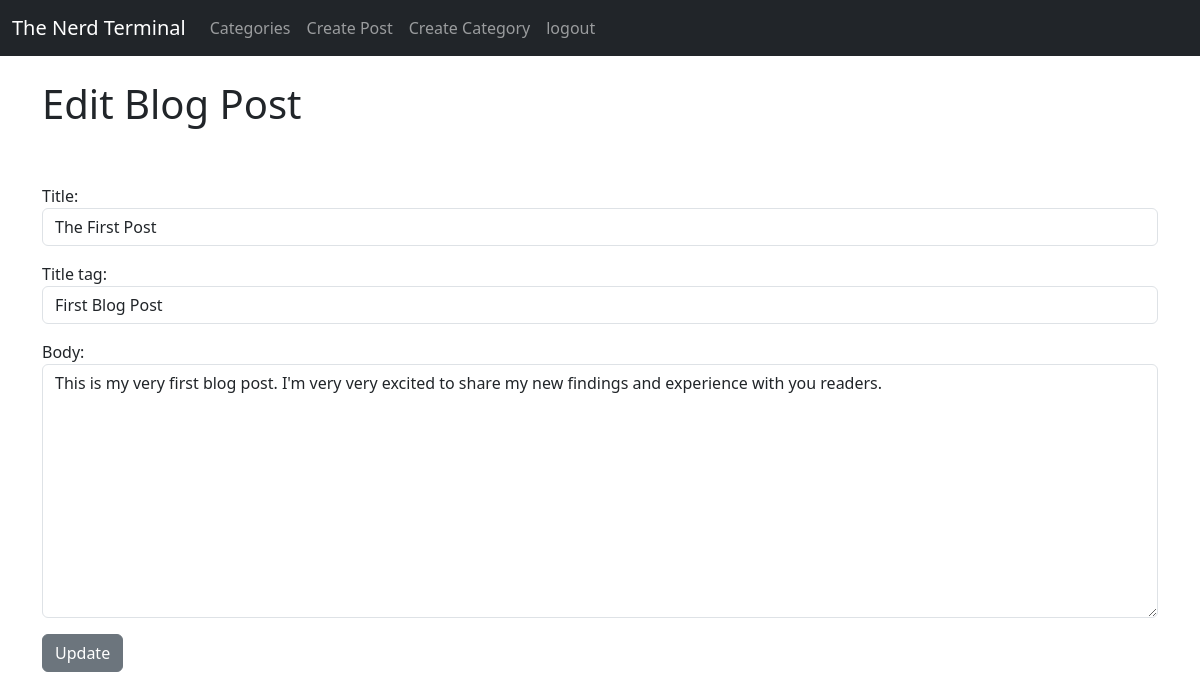
/article/edit/1 (signed in), run on an earlier commit of the app's database.
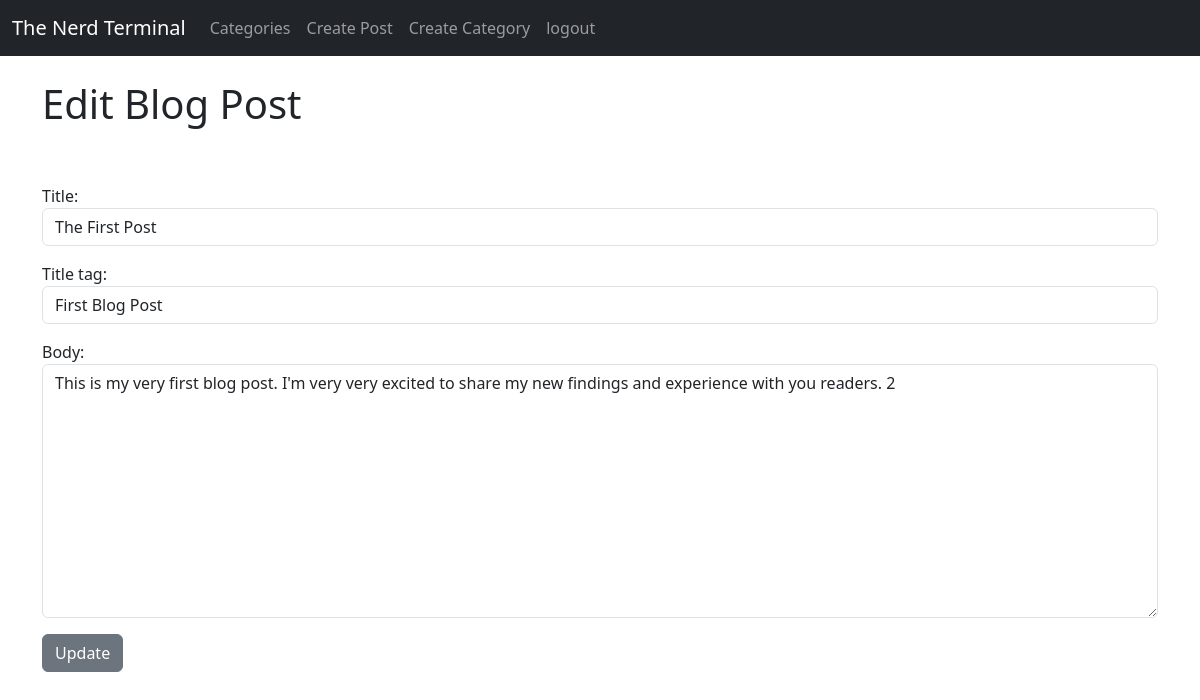
And on a later commit of the database.
### myblog/models.py (models this page shows, shortened)
class Post(models.Model):
    title = models.CharField(max_length=255)
    title_tag = models.CharField(max_length=255)
    author = models.ForeignKey(User, on_delete=models.CASCADE)
    body = models.TextField()
    post_date = models.DateField(auto_now_add=True)
    category = models.CharField(max_length=100, default='coding')
    likes = models.ManyToManyField(User, related_name='blog_post')

### myblog/views.py (the view)
# urls.py: path('article/edit/<int:pk>', EditPostView.as_view(), name="edit-post"),
class EditPostView(UpdateView):
    model = Post
    template_name = 'edit_post.html'
    form_class = EditForm

### myblog/forms.py
class EditForm(forms.ModelForm):
    class Meta:
        model = Post
        fields = ('title', 'title_tag', 'body')
        widgets = {
            'title': forms.TextInput(attrs={'class': 'form-control'}),
            'title_tag': forms.TextInput(attrs={'class': 'form-control'}),
            'body': forms.Textarea(attrs={'class': 'form-control'}),
        }

### myblog/templates/edit_post.html (shortened to what this page needs)
{% extends 'base.html' %}
{% block content %}
    {% if user.is_authenticated %}
        {% if user.id == post.author.id%}
            <h1>Edit Blog Post</h1>
            <br><br>
            <div class="form-group">
                <form method="POST">
                    {{ form.as_p }}
                    <button class="btn btn-secondary">Update</button>
                </form>
            </div>
        {% else %}
            This Post was made by {{ post.author.first_name }} {{ post.author.last_name }}
            <br>
            Only the author of this post can edit it.
        {% endif %}
    {% else %}
        You are not allowed here! (and you know it...)
    {% endif %}
{% endblock %}

What changed in the data, as far as the page shows it:
changed Post "The First Post": body "This is my very first blog post. I'm very very excited to share my new findings and experience with you readers." → "This is my very first blog post. I'm very very excited to share my new findings and experience with you readers. 2"
